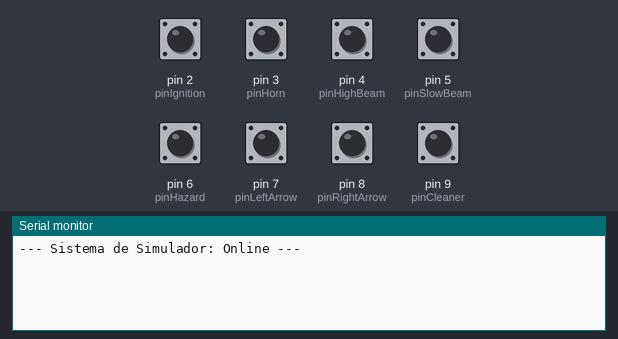
Bench run of a sketch on a simulated Arduino Uno, built with avr-gcc and run on an emulated ATmega328P. Parts: the last lines printed to the serial monitor. Inputs (shaded band) come from the test bench; at power-on: pin 2 (pinIgnition), pin 3 (pinHorn), pin 4 (pinHighBeam), pin 5 (pinSlowBeam), pin 6 (pinHazard), pin 7 (pinLeftArrow), pin 8 (pinRightArrow), pin 9 (pinCleaner) HIGH.

Above: at 1.2 s.
1.3 s: pin 2 (pinIgnition) pulled LOW for 0.15 s
At 2.5 s:
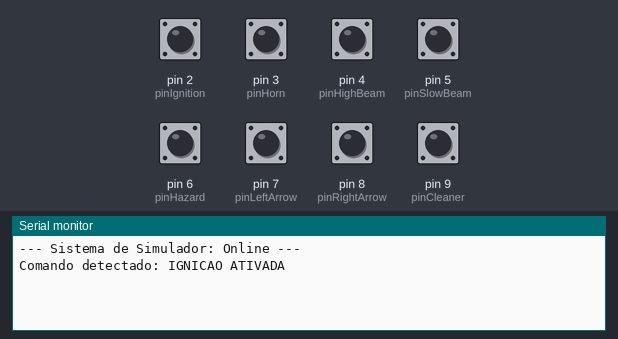
2.9 s: pin 3 (pinHorn) pulled LOW for 0.15 s
At 3.7 s:
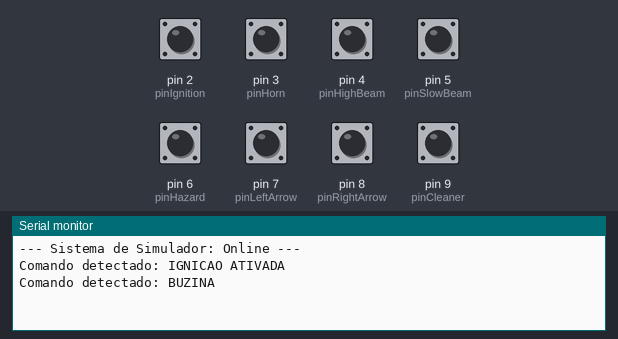
4.5 s: pin 4 (pinHighBeam) pulled LOW for 0.15 s
At 4.9 s:
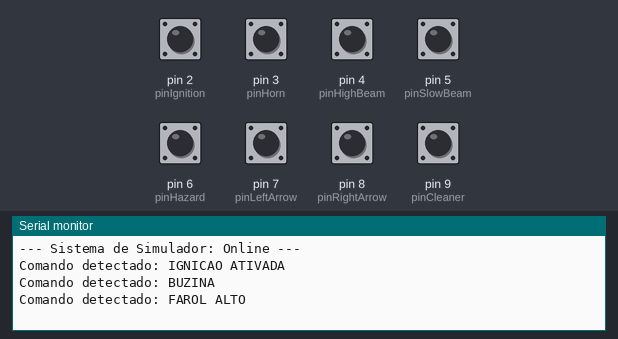
6.1 s: pin 5 (pinSlowBeam) pulled LOW for 0.15 s
At 7.3 s:
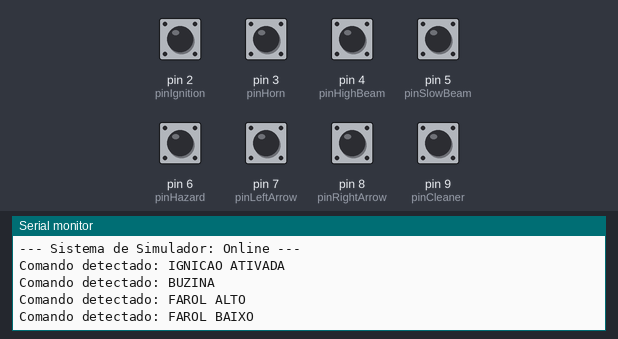
7.7 s: pin 6 (pinHazard) pulled LOW for 0.15 s
At 8.5 s:
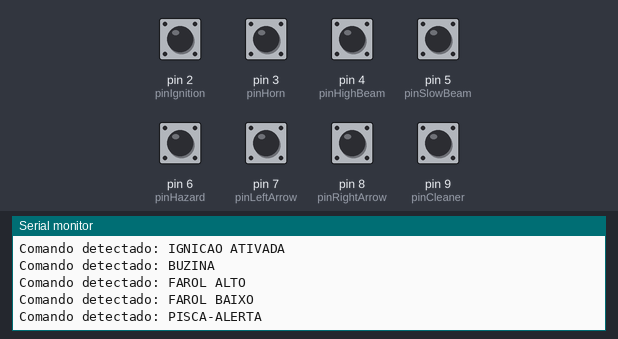
9.3 s: pin 7 (pinLeftArrow) pulled LOW for 0.15 s
At 9.7 s:
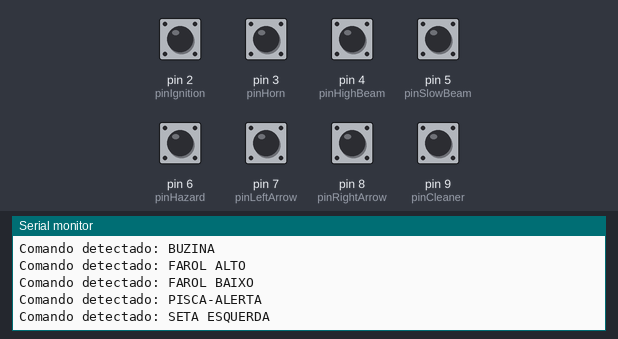

Measured:
- after the input at 1.3 s, the serial monitor: prints a new line at once (image 1)
- after the input at 2.9 s, the serial monitor: prints a new line at once (image 2)
- after the input at 4.5 s, the serial monitor: prints a new line at once (image 3)
- after the input at 6.1 s, the serial monitor: prints a new line at once (image 4)
- after the input at 7.7 s, the serial monitor: prints a new line at once (image 5)
- after the input at 9.3 s, the serial monitor: prints a new line at once (image 6)

The sketch:

main.ino
```cpp
// --- CONFIGURAÇÃO DOS PINOS ---
const int pinIgnition   = 2; // Vermelho
const int pinHorn       = 3; // Laranja
const int pinHighBeam   = 4; // Amarelo (1)
const int pinSlowBeam   = 5; // Amarelo (2)
const int pinHazard     = 6; // Branco
const int pinLeftArrow  = 7; // Verde (1)
const int pinRightArrow = 8; // Verde (2)
const int pinCleaner    = 9; // Azul

void setup() {
  Serial.begin(9600);
  Serial.println("--- Sistema de Simulador: Online ---");

  // Configura todos os pinos de 2 a 9 como INPUT_PULLUP
  for (int i = 2; i <= 9; i++) {
    pinMode(i, INPUT_PULLUP);
  }
}

void loop() {
  // Verificação Individual de cada Botão
  if (digitalRead(pinIgnition) == LOW)   { enviarComando("IGNICAO ATIVADA"); }
  if (digitalRead(pinHorn) == LOW)       { enviarComando("BUZINA"); }
  if (digitalRead(pinHighBeam) == LOW)   { enviarComando("FAROL ALTO"); }
  if (digitalRead(pinSlowBeam) == LOW)   { enviarComando("FAROL BAIXO"); }
  if (digitalRead(pinHazard) == LOW)     { enviarComando("PISCA-ALERTA"); }
  if (digitalRead(pinLeftArrow) == LOW)  { enviarComando("SETA ESQUERDA"); }
  if (digitalRead(pinRightArrow) == LOW) { enviarComando("SETA DIREITA"); }
  if (digitalRead(pinCleaner) == LOW)    { enviarComando("LIMPADOR"); }
}

// Função para evitar repetição infinita no Monitor Serial
void enviarComando(String mensagem) {
  Serial.println("Comando detectado: " + mensagem);
  delay(300); // Debounce: tempo de espera para o próximo clique
}
```
